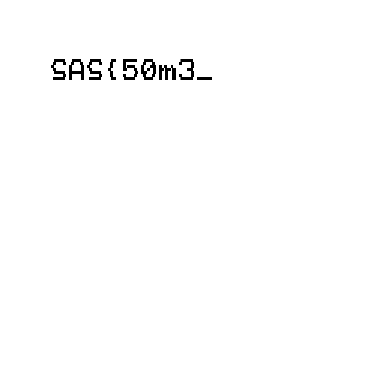
#> input picture tasks/stego-lirili-larila/sources/text_images/frame_1.png, 384 x 384 px
$ python -i generate_task_gif.py   (imports and definitions only)
#> lines starting #> are read from the running program, lines starting #| are printed output that depends on the picture; after the words box and inside, x2 and y2 are one past the last pixel; in counts of white or black regions, pixels touching at a corner belong together
import random

import numpy as np
from PIL import Image


def optimize_gif(input_gif_path, output_gif_path, text_images=None, frame_numbers=None):
#> called with input_gif_path = 'text_images/frame_1.png', output_gif_path = 'out.png'
    gif = Image.open(input_gif_path)
#> gif is the input picture: PIL image 384x384 RGB; min 0, max 255, mean 252.9
    frames = []
    palettes = []
    durations = []
    for frame_index in range(gif.n_frames):
        gif.seek(frame_index)
        durations.append(gif.info.get("duration", 100))

        frame_p = gif.convert("P").copy()

        original_palette = frame_p.getpalette()
#> original_palette = 678 values, max 255 at index 45, min 0 at index 0, mean 121.9

        if original_palette is None:
            gif_temp = Image.open(input_gif_path)
            gif_temp.seek(frame_index)
            frame_p = gif_temp.convert("P").copy()
            original_palette = frame_p.getpalette()

        frame_data = np.array(frame_p, dtype=np.uint32)
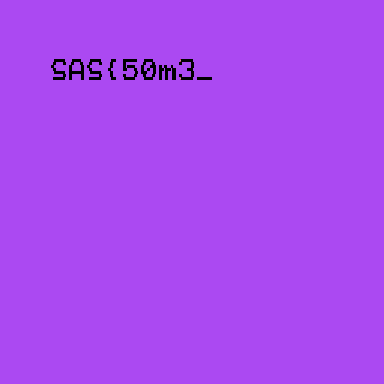
#> frame_data: shape (384, 384) uint32; 4 distinct labels, from 0 to 225; one colour per label, 0 black
        unique_indices, counts = np.unique(frame_data, return_counts=True)
#> unique_indices = [0, 96, 139, 225]; counts = [1215, 4, 2, 146235]
        new_palette = []

        if len(unique_indices) == 1:
            idx = unique_indices[0]
            r, g, b = original_palette[idx * 3 : idx * 3 + 3]
            new_palette = [r, g, b] * 256
        else:
            new_palette = []
            for idx in unique_indices:
                r, g, b = original_palette[idx * 3 : idx * 3 + 3]
                new_palette.extend([r, g, b])
#> this loop made 4 passes
#> (idx, r, g, b) on passes 2 to 4: (96, 102, 102, 102), (139, 153, 153, 153), (225, 255, 255, 255)
#> (r, g, b) on pass 1: (0, 0, 0)
#> after the loop, new_palette = [0, 0, 0, 102, 102, 102, 153, 153, 153, 255, 255, 255]

            sorted_indices = [
                i for _, i in sorted(zip(counts, unique_indices), reverse=True)
            ]
#> sorted_indices = [225, 0, 96, 139]

            slots_remaining = 256 - len(unique_indices)
#> slots_remaining = 252
            if slots_remaining > 0:
                total_pixels = np.sum(counts)
#> total_pixels = 147456
                slots_assigned = 0

                for idx in sorted_indices:
                    if slots_assigned >= slots_remaining:
                        break

                    count = counts[list(unique_indices).index(idx)]
                    proportion = count / total_pixels
                    slots = max(
                        1,
                        min(
                            slots_remaining - slots_assigned,
                            int(slots_remaining * proportion),
                        ),
                    )

                    r, g, b = original_palette[idx * 3 : idx * 3 + 3]
                    new_palette.extend([r, g, b] * slots)
                    slots_assigned += slots
#> this loop made 4 passes
#> (idx, count, proportion, slots, r, g, b, slots_assigned) on passes 1 to 3: (225, 146235, 0.992, 249, 255, 255, 255, 249), (0, 1215, 0.00824, 2, 0, 0, 0, 251), (96, 4, 2.71e-05, 1, 102, 102, 102, 252)
#> idx on pass 4: 139
#> after the loop, new_palette = 768 values, max 255 at index 9, min 0 at index 0, mean 250.4; slots_assigned = 252

                if slots_assigned < slots_remaining:
                    most_popular_idx = sorted_indices[0]
                    r, g, b = original_palette[
                        most_popular_idx * 3 : most_popular_idx * 3 + 3
                    ]
                    new_palette.extend([r, g, b] * (slots_remaining - slots_assigned))

        new_palette = new_palette[: 256 * 3]

        original_idx_to_color = {}
        for idx in np.unique(frame_data):
            if idx * 3 + 2 < len(original_palette):
                r = original_palette[idx * 3]
                g = original_palette[idx * 3 + 1]
                b = original_palette[idx * 3 + 2]
                original_idx_to_color[idx] = (r, g, b)
#> this loop made 4 passes
#> after the loop, original_idx_to_color = {0: (0, 0, 0), 96: (102, 102, 102), 139: (153, 153, 153), 225: (255, 255, 255)}

        color_to_new_indices = {}
        for idx in range(min(256, len(new_palette) // 3)):
            r = new_palette[idx * 3]
            g = new_palette[idx * 3 + 1]
            b = new_palette[idx * 3 + 2]
            color = (r, g, b)

            if color not in color_to_new_indices:
                color_to_new_indices[color] = []
            color_to_new_indices[color].append(idx)
#> this loop made 256 passes
#> after the loop, color_to_new_indices = 4 items

        new_frame_data = np.zeros_like(frame_data)

        for original_idx in np.unique(frame_data):
            if original_idx not in original_idx_to_color:
                continue

            color = original_idx_to_color[original_idx]

            mask = frame_data == original_idx

            if color in color_to_new_indices:
                new_indices = color_to_new_indices[color]

                if len(new_indices) > 1 and np.any(mask):
                    pixel_count = np.sum(mask)
                    random_indices = np.random.choice(new_indices, size=pixel_count)
                    new_frame_data[mask] = random_indices
                else:
                    new_frame_data[mask] = new_indices[0]
            else:
                new_frame_data[mask] = original_idx
#> this loop made 4 passes
#> (original_idx, color, pixel_count, random_indices) on pass 2: (96, (102, 102, 102), 4, [255, 1, 1, 255])
#> (color, new_indices, pixel_count) on pass 1: ((0, 0, 0), [0, 253, 254], 1215)
#> pass 1, in optimize_gif, `mask = frame_data == original_idx`:
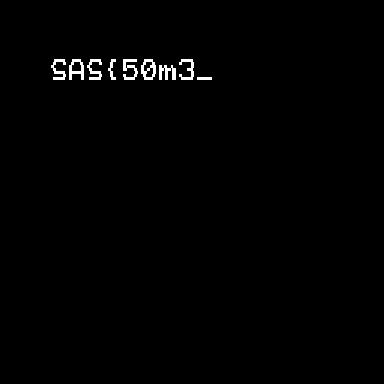
#> mask: shape (384, 384) bool; 0.82% white; 9 white regions, largest, box (x1, y1, x2, y2) and area: (141, 59, 156, 80) 171, (123, 59, 138, 80) 165, (69, 59, 84, 80) 162
#> pass 2, in optimize_gif, `mask = frame_data == original_idx`:
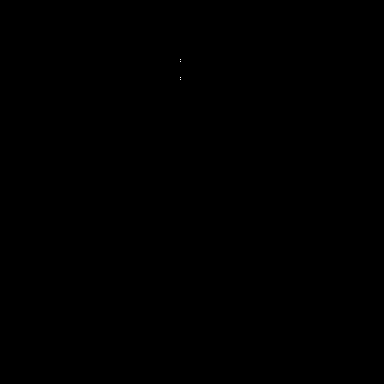
#> mask: shape (384, 384) bool; 0% white in thin lines or dots, all inside (x1, y1, x2, y2) = (180, 59, 181, 80)
#> after the loop:
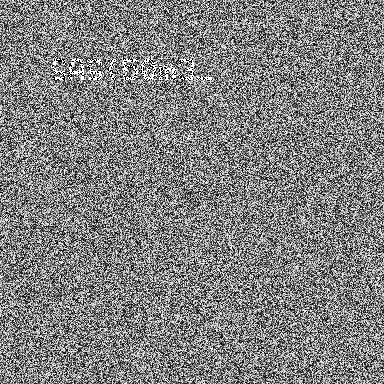
#> new_frame_data: shape (384, 384) uint32; min 0, max 255, mean 128.2

        frame_data = new_frame_data

        new_frame = Image.new("P", frame_p.size)
#> new_frame: PIL image 384x384 P; every value is 0
        new_frame.putdata(list(frame_data.flatten()))
        new_frame.putpalette(new_palette)
        actual_palette = new_frame.getpalette()
#> actual_palette has the same summary as new_palette
        frame_data = np.array(new_frame, dtype=np.uint8)

        color_to_indices = {}
        for i in range(256):
            if i * 3 + 2 < len(actual_palette):
                r, g, b = actual_palette[i * 3 : i * 3 + 3]
                color = (r, g, b)
                if color not in color_to_indices:
                    color_to_indices[color] = []
                color_to_indices[color].append(i)
#> this loop made 256 passes

        duplicate_colors = {
            color: indices
            for color, indices in color_to_indices.items()
            if len(indices) > 1
        }
        if duplicate_colors:
            new_data = np.array(frame_data, copy=True)

            for color, indices in duplicate_colors.items():
                for idx in indices:
                    pixels = np.where(frame_data == idx)
                    if len(pixels[0]) > 0:
                        random_indices = np.random.choice(indices, size=len(pixels[0]))
                        for i in range(len(pixels[0])):
                            new_data[pixels[0][i], pixels[1][i]] = random_indices[i]
#> this loop made 3 passes
#> (color, indices) on passes 1 to 2: ((0, 0, 0), [0, 253, 254]), ((102, 102, 102), [1, 255])
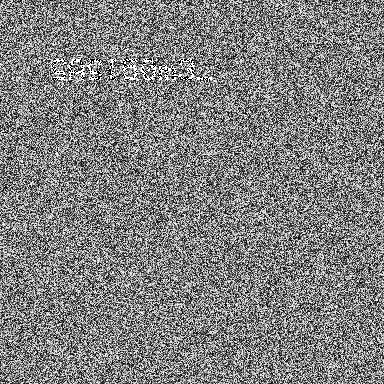
#> new_data: shape (384, 384); min 0, max 255, mean 127.7

            randomized_frame = Image.new("P", new_frame.size)
            randomized_frame.putpalette(actual_palette)
            randomized_frame.putdata(list(new_data.flatten()))

            randomized_frame.info.pop(
                "transparency", None
            )
            randomized_frame.info["disposal"] = (
                2
            )

            if text_images and frame_numbers and frame_index in frame_numbers:
                text_img_idx = frame_numbers.index(frame_index)
                text_img_path = text_images[text_img_idx]

                text_img = Image.open(text_img_path).convert(
                    "L"
                )

                white_indices = []
                frame_data = np.array(randomized_frame)
                white_color = (
                    actual_palette[frame_data[0][0] * 3],
                    actual_palette[frame_data[0][0] * 3 + 1],
                    actual_palette[frame_data[0][0] * 3 + 2],
                )
                for i in range(256):
                    if i * 3 + 2 < len(actual_palette):
                        r, g, b = actual_palette[i * 3 : i * 3 + 3]
                        if (
                            r == white_color[0]
                            and g == white_color[1]
                            and b == white_color[2]
                        ):
                            white_indices.append(i)
                white_indx = max([random.choice(white_indices) for _ in range(5)])
                white_indx_2 = min([random.choice(white_indices) for _ in range(5)])

                if 255 - white_indx_2 > white_indx:
                    white_indx = white_indx_2

                print(white_indx)
                print(white_indx_2)

                if white_indx:
                    text_data = np.array(text_img)

                    for y in range(min(text_data.shape[0], frame_data.shape[0])):
                        for x in range(min(text_data.shape[1], frame_data.shape[1])):
                            if text_data[y, x] < 128:
                                frame_data[y, x] = white_indx

                    randomized_frame.putdata(list(frame_data.flatten()))
                    randomized_frame.putpalette(actual_palette)

            frames.append(randomized_frame)
            palettes.append(actual_palette)
        else:
            if "transparency" in gif.info:
                new_frame.info["transparency"] = gif.info["transparency"]

            frames.append(new_frame)
            palettes.append(actual_palette)

    frames[0].save(
        output_gif_path,
        save_all=True,
        append_images=frames[1:],
        loop=0,
        optimize=False,
        disposal=2,
    )


text_images = [
    "text_images/frame_1.png",
    "text_images/frame_2.png",
    "text_images/frame_3.png",
    "text_images/frame_4.png",
    "text_images/frame_5.png",
    "text_images/frame_6.png",
]

frame_numbers = [0, 1, 4, 5, 7, 9]

# [1 line not run here, left out]

>>> result = optimize_gif('text_images/frame_1.png', 'out.png')
